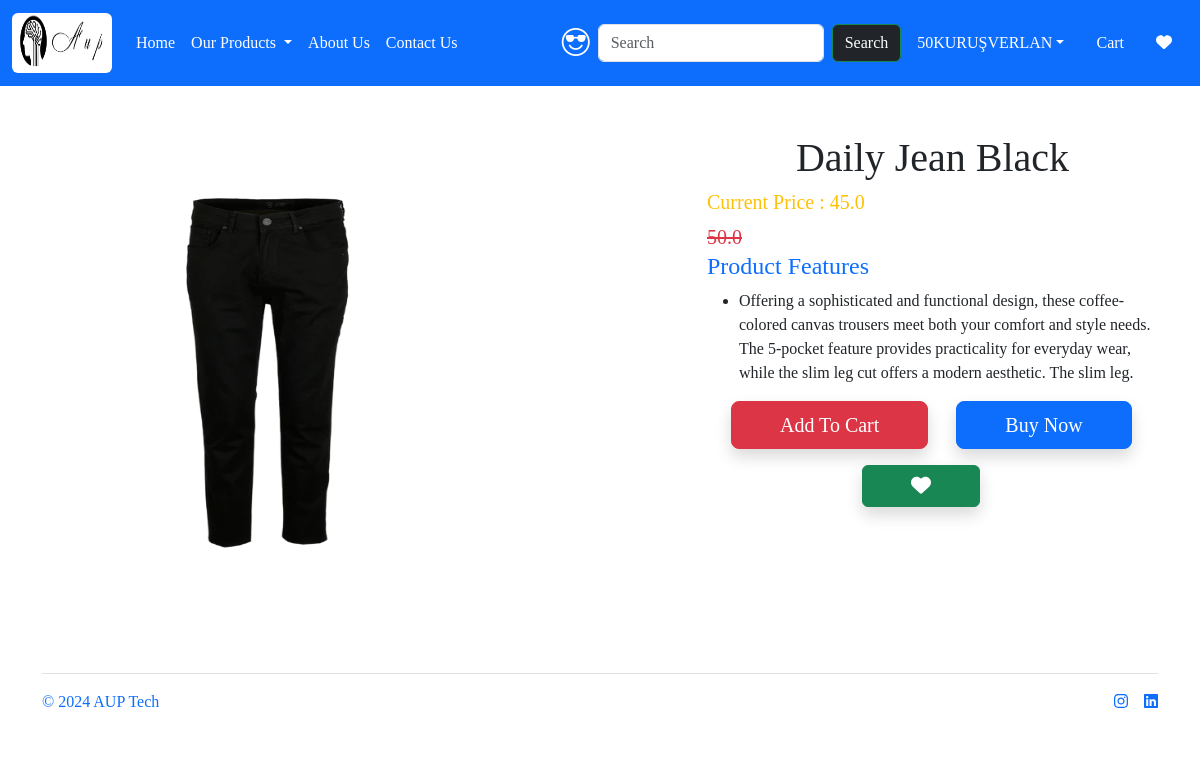
The app's page /product-detail/1 (signed in) with its own data.
### app/models.py (models this page shows, shortened)
class Product(models.Model):
    title = models.CharField(max_length=50)
    selling_price = models.FloatField()
    discount_price = models.FloatField()
    description = models.TextField(max_length=250)
    composition = models.TextField(default ='')
    prodapp = models.TextField(default='')
    category = models.CharField(choices=CATEGORY_CHOICES,max_length=20)
    product_image = models.ImageField(upload_to='product')

### app/views.py (the view)
# urls.py: path('product-detail/<int:id>',ProductDetail.as_view(),name="product-detail"),
class ProductDetail(View):
    def get(self,request,id):
        product = Product.objects.get(id=id)
        wishlist = Wishlist.objects.filter(Q(product=product) & Q(user=request.user))
        totalitem = 0
        wishlist = 0
        if request.user.is_authenticated:
            totalitem = len(Cart.objects.filter(user=request.user))
            wishitem = len(Wishlist.objects.filter(user=request.user))
        return render(request,'app/productdetail.html',locals())

### app/templates/app/productdetail.html (shortened to what this page needs)
{% extends "app/base.html" %}
{% load static %}
{% block main-content %}
<div class="container mt-5">
    <div class="row flex justify-content-between">
        <div class="img2 col-lg-5 mt-5">
            <img src="{{product.product_image.url}}" class="image col-xs-6 col-sm-12 col-lg-12 mt-3 text-center w-100 h-75">
        </div>
        <div class="productdetail col-lg-5">
            <h1 class="text-center">{{product.title}}</h1>
            <h5 class="text-warning">Current Price : {{product.discount_price}}</h5>
            <small class="text-decoration-line-through fs-5 text-danger"><del>{{product.selling_price}}</del></small>
            <br>
            <h4 class="text-primary">Product Features</h4>
            <ul>
                <li>{{product.description}}</li>
            </ul>
                <form action="/add-to-cart" class="d-inline">
                <button type="submit" class="btn btn-danger shadow btn1 btn-lg text-decoration-none text-white px-5 py-2 ms-4">Add To Cart</button>
                </form>
                <a class="btn btn-primary text-white btn-lg shadow px-5 py-2 ms-4" href="{% url 'showcart' %}">Buy Now</a>
                <div class="text-center justify-content-center align-items-center me-5 mt-3">
                {% if wishlist %}
                <a pid={{product.id}} class="minus-wishlist btn btn-danger shadow px-5 py-2 ms-4"><i class="fas fa-heart fa-lg"></i></a>
                {% else %}
                <a pid={{product.id}} class="plus-wishlist btn btn-success shadow px-5 py-2 ms-4"><i class="fas fa-heart fa-lg"></i></a>
                {% endif %}
                </div>
        </div>
    </div>
</div>
{% endblock main-content %}

### app/templates/app/base.html (shortened to what this page needs)
{% load static %}
<!DOCTYPE html>
<html lang="en">
<head>
    <link href="https://cdn.jsdelivr.net/npm/bootstrap@5.3.2/dist/css/bootstrap.min.css" rel="stylesheet">
    <link rel="stylesheet" href="{% static 'app/css/owl.carousel.min.css' %}">
    <link rel="stylesheet" href="{% static 'app/css/style.css' %}">
    <link rel="stylesheet" href="{% static 'app/css/all.min.css' %}">
    <link rel="stylesheet" href="https://cdnjs.cloudflare.com/ajax/libs/font-awesome/6.5.1/css/all.min.css">
    <link rel="stylesheet" href="https://cdn.jsdelivr.net/npm/bootstrap-icons@1.11.2/font/bootstrap-icons.min.css">
</head>
<body>
    <nav class="navbar navbar-expand-lg navbar-dark bg-primary">
        <div class="container-fluid">
          <a class="navbar-brand" href="/">
            <img src="{% static 'app/images/logo.png' %}" width="100" height="60" class="rounded">
          </a>
          <div class="collapse navbar-collapse" id="navbarSupportedContent">
            <ul class="navbar-nav me-auto mb-2 mb-lg-0">
              {% if request.user.is_authenticated %}
              <li class="nav-item">
                <a class="nav-link text-white fs-6 active" aria-current="page" href="/">Home</a>
              </li>
              <li class="nav-item dropdown">
                <a class="nav-link dropdown-toggle text-white fs-6" href="#" role="button" data-bs-toggle="dropdown" aria-expanded="false">
                  Our Products
                </a>
              </li>
              <li class="nav-item">
                <a class="nav-link fs-6 text-white text-center" href="{% url 'about' %}">About Us</a>
              </li>
              <li class="nav-item">
                <a class="nav-link fs-6 text-white text-center" href="{% url 'contact' %}">Contact Us</a>
              </li>
            </ul>
            <i class="bi-emoji-sunglasses fs-3 text-white me-2" id="toggleDark"></i>
            <form class="d-flex" role="search" action="/search">
              <input class="form-control me-2 fs-6" type="search" name="search" placeholder="Search" aria-label="Search">
              <button class="btn btn-outline-success bg-dark text-white fs-6" type="submit">Search</button>
            </form>
          </div>
          <ul class="navbar-nav me-auto mb-2 mb-lg-0">
            <li class="nav-item dropdown mx-2">
                <a class="nav-link dropdown-toggle text-white fs-6 text-uppercase" href="#" id="profileDropdown" role="button" data-bs-toggle="dropdown" aria-expanded="false">{{request.user}}</a>
            </li>
            <li class="nav-item mx-2">
                <a href="{% url 'showcart' %}" class="nav-link text-white fs-6"> Cart</a>
            </li>
            <li class="nav-item mx-2">
                <a href="{% url 'showwishlist' %}" class="nav-link text-white fs-6">  <i class="fa fa-heart"></i></a>
            </li>
            {% endif %}
          </ul>
        </div>
      </nav>
      {% block main-content %}{% endblock main-content %}
      <div class="container">
        <footer class="d-flex flex-wrap justify-content-between align-items-center py-3 my-4 border-top">
          <div class="col-md-4 d-flex align-items-center">
            <span class="mb-3 mb-md-0 text-primary">© 2024 AUP Tech</span>
        </div>
          <ul class="nav col-md-4 justify-content-end list-unstyled d-flex">
            <li class="ms-3"><a class="text-primary" href="https://www.instagram.com/rngd_aup/" target="_blank"><i class="fa-brands fa-instagram"></i></a></li>
            <li class="ms-3"><a class="text-primary" href="https://tr.linkedin.com/in/ahmet-utku-pelen-4941b820b" target="_blank"><i class="fa-brands fa-linkedin"></i></a></li>
          </ul>
        </footer>
      </div>
</body>
</html>

### app/static/app/css/style.css (style rules this page uses)
* { padding: 0; margin: 0; box-sizing: border-box; font-family: 'Times New Roman', Times, serif; }

### records on screen
Product: product_image (picture), title "Daily Jean Black", discount_price "45.0", selling_price "50.0", description "Offering a sophisticated and functional design, these coffee-colored canvas trousers meet both your comfort and style needs. The 5-pocket feature provides practicality for everyday wear, while the slim leg cut offers a modern aesthetic. The slim leg."

### other values on screen
{{ request.user }} "50KURUŞVERLAN"
